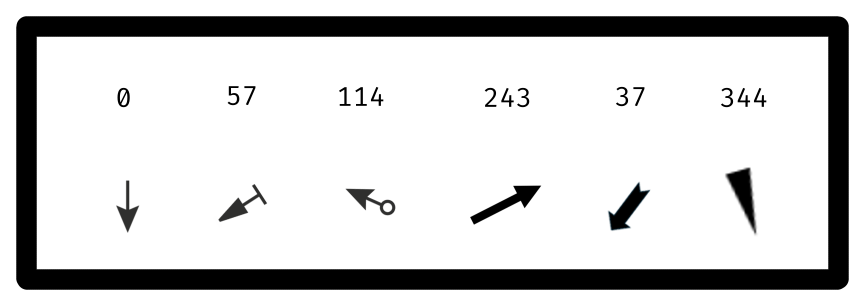
#> input picture arrows/dif_arrows.png, 1735 x 611 px (shown at 1/2 size)
$ python angle_detector.py
#> lines starting #> are read from the running program, lines starting #| are printed output that depends on the picture; after the words box and inside, x2 and y2 are one past the last pixel; in counts of white or black regions, pixels touching at a corner belong together
import cv2
import numpy as np
import math
import os
from collections import defaultdict

def detect_arrows(image_path, output_path=None, debug=True, debug_dir="image_debug/"):
    """
    Arrow detection using convex hull analysis and half-space solidity.

    Args:
        image_path: Path to input image
        output_path: Path to save output image
        debug: Whether to generate debug images
        debug_dir: Directory to save debug images
    """
#> called with image_path = 'arrows/dif_arrows.png', output_path = 'image_debug/dif_arrows_result.jpg', debug = True, debug_dir = 'image_debug/dif_arrows/'
    # Create debug directory if it doesn't exist
    if debug and debug_dir:
        os.makedirs(debug_dir, exist_ok=True)

    # Read the image
    image = cv2.imread(image_path)
#> image is the input picture: shape (611, 1735, 3); mean B, G, R 209, 209, 209
    if image is None:
        raise ValueError(f"Could not read image at {image_path}")

    # Create a copy for drawing results
    result_image = image.copy()

    # Convert to grayscale
    gray = cv2.cvtColor(image, cv2.COLOR_BGR2GRAY)

    # Apply threshold to get binary image
    _, binary = cv2.threshold(gray, 127, 255, cv2.THRESH_BINARY_INV)
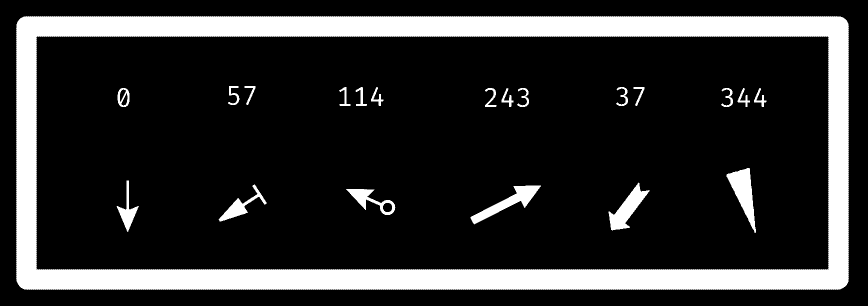
#> binary: shape (611, 1735) (shown at 1/2 size); 18% white; 21 white regions

    if debug:
        cv2.imwrite(f"{debug_dir}01_binary.jpg", binary)

    # Find contours with hierarchy
    contours, hierarchy = cv2.findContours(binary, cv2.RETR_TREE, cv2.CHAIN_APPROX_SIMPLE)
#> contours = 25 contours; largest, box (x1, y1, x2, y2) and area: (32, 32, 1698, 580) 907073, (72, 72, 1658, 540) 739167, (1453, 336, 1512, 466) 3180, (941, 371, 1082, 449) 2858, (1217, 365, 1299, 461) 2772

    # Store information about detected arrows
    arrows_data = []

    # Debug image to visualize all detected shapes
    if debug:
        all_contours = image.copy()
        filtered_contours = image.copy()
        hull_analysis = image.copy()
        defect_analysis = image.copy()
        triangle_detection = image.copy()
        final_result = image.copy()
        halfspace_analysis = image.copy()
        solidity_analysis = image.copy()

    # Create a debug log text file
    if debug:
        log_file = open(f"{debug_dir}arrow_detection_log.txt", "w")
        log_file.write(f"Arrow detection analysis for {image_path}\n")
        log_file.write(f"Found {len(contours)} contours\n\n")

    # Draw all contours for debugging
    if debug:
        for i, contour in enumerate(contours):
            # Draw with a random color
            color = (np.random.randint(0, 255), np.random.randint(0, 255), np.random.randint(0, 255))
            cv2.drawContours(all_contours, [contour], 0, color, 2)
            # Label the contour
            M = cv2.moments(contour)
            if M["m00"] > 0:
                cx = int(M["m10"] / M["m00"])
                cy = int(M["m01"] / M["m00"])
                # Draw text with black outline for better visibility
                cv2.putText(all_contours, f"#{i}", (cx, cy), cv2.FONT_HERSHEY_SIMPLEX, 0.5, (0, 0, 0), 2)  # Black outline
                cv2.putText(all_contours, f"#{i}", (cx, cy), cv2.FONT_HERSHEY_SIMPLEX, 0.5, (255, 255, 255), 1)  # White text
#> this loop made 25 passes
#> (color, cx, cy) on passes 1 to 8: ((172, 47, 117), 864, 305), ((192, 67, 251), 864, 305), ((195, 103, 9), 743, 400), ((211, 21, 242), 774, 414), ((36, 87, 70), 1016, 404), ((216, 88, 140), 479, 413), ((58, 193, 230), 1253, 417), ((39, 87, 174), 254, 423)
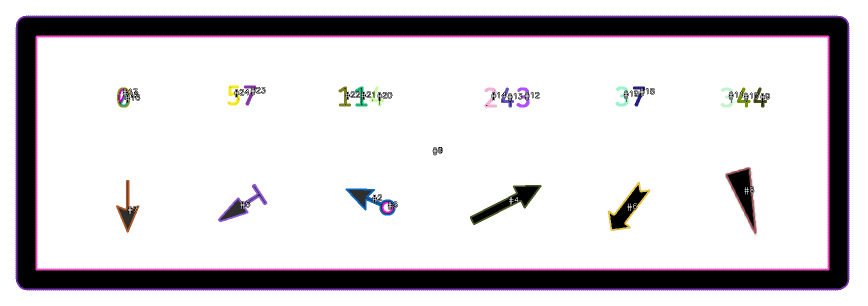
#> all_contours: shape (611, 1735, 3) (shown at 1/2 size); 4.42% of pixels changed, all inside (x1, y1, x2, y2) = (31, 31, 1699, 581)

        cv2.imwrite(f"{debug_dir}02_all_contours.jpg", all_contours)

    # Process each contour
    for i, contour in enumerate(contours):
        # Log contour information
        if debug:
            log_file.write(f"Processing contour #{i}\n")

        # Skip the outermost contour (the container)
        if hierarchy is not None and hierarchy[0][i][3] == -1:
            if debug:
                log_file.write(f"  Skipped: Top-level contour\n\n")
            continue

        # Filter by size
        area = cv2.contourArea(contour)
        perimeter = cv2.arcLength(contour, True)

        if debug:
            log_file.write(f"  Area: {area} pixels\n")
            log_file.write(f"  Perimeter: {perimeter:.2f} pixels\n")

        if area < 50 or area > 5000:
            if debug:
                log_file.write(f"  Skipped: Area outside range (50-5000)\n\n")
            continue

        # Get the centroid
        M = cv2.moments(contour)
        if M["m00"] == 0:
            if debug:
                log_file.write(f"  Skipped: Zero moment\n\n")
            continue

        cx = int(M["m10"] / M["m00"])
        cy = int(M["m01"] / M["m00"])

        if debug:
            log_file.write(f"  Centroid: ({cx}, {cy})\n")

        # Calculate aspect ratio
        x, y, w, h = cv2.boundingRect(contour)
        aspect_ratio = max(w, h) / min(w, h) if min(w, h) > 0 else 1

        if debug:
            log_file.write(f"  Bounding rect: {w}x{h} pixels\n")
            log_file.write(f"  Aspect ratio: {aspect_ratio:.2f}\n")

        # [7 lines of commented-out code are left out]
        hull = cv2.convexHull(contour)
        hull_area = cv2.contourArea(hull)
        solidity = float(area) / hull_area if hull_area > 0 else 0

        if debug:
            log_file.write(f"  Hull area: {hull_area} pixels\n")
            log_file.write(f"  Solidity: {solidity:.2f}\n")

            # Draw the contour and its convex hull
            cv2.drawContours(hull_analysis, [contour], 0, (0, 255, 0), 2)  # Green for original contour
            cv2.drawContours(hull_analysis, [hull], 0, (255, 0, 0), 2)  # Blue for convex hull

        # Check solidity range for arrows
        if solidity < 0.4 or solidity > 0.9:
            if debug:
                log_file.write(f"  Skipped: Solidity outside range (0.4-0.9)\n\n")
            continue

        # Find convexity defects to identify the triangular head
        try:
            hull_indices = cv2.convexHull(contour, returnPoints=False)
            defects = cv2.convexityDefects(contour, hull_indices)

            # Store significant defects
            significant_defects = []

            if defects is not None:
                for j in range(defects.shape[0]):
                    s, e, f, d = defects[j, 0]
                    if d / 256.0 > 1.0:  # Only count significant defects
                        start = tuple(contour[s][0])
                        end = tuple(contour[e][0])
                        far = tuple(contour[f][0])
                        significant_defects.append((start, end, far, d / 256.0))

                        if debug:
                            # Draw defect points and lines
                            cv2.circle(defect_analysis, far, 5, (0, 0, 255), -1)  # Red for defect points
                            cv2.line(defect_analysis, start, end, (255, 0, 0), 1)  # Blue for convex hull segment

            if debug:
                log_file.write(f"  Significant defects: {len(significant_defects)}\n")
                cv2.drawContours(defect_analysis, [contour], 0, (0, 255, 0), 2)  # Green for contour
                cv2.drawContours(defect_analysis, [hull], 0, (255, 255, 0), 1)  # Yellow for hull

            # If no significant defects, may not be an arrow or the arrow head isn't well-defined
            if len(significant_defects) < 2:
                if debug:
                    log_file.write(f"  Skipped: Not enough significant defects for a triangular head\n\n")
                continue

            # Sort defects by depth (largest first)
            significant_defects.sort(key=lambda x: x[3], reverse=True)

            # Get the defect points (the 'far' point of each defect)
            defect_points = [defect[2] for defect in significant_defects]

            # Calculate distances between all pairs of defect points
            defect_pairs = []
            for a in range(len(defect_points)):
                for b in range(a+1, len(defect_points)):
                    p1 = defect_points[a]
                    p2 = defect_points[b]
                    distance = np.sqrt((p1[0] - p2[0])**2 + (p1[1] - p2[1])**2)
                    defect_pairs.append((p1, p2, distance))

            # Sort pairs by distance (largest first as it likely represents the base of the triangle)
            defect_pairs.sort(key=lambda x: x[2], reverse=True)

            if not defect_pairs:
                if debug:
                    log_file.write(f"  Skipped: Could not form defect pairs\n\n")
                continue

            # Get the pair with the largest distance as the base of the triangle
            triangle_base_p1, triangle_base_p2, base_length = defect_pairs[0]

            # Calculate the midpoint of the triangle base
            base_midpoint = ((triangle_base_p1[0] + triangle_base_p2[0]) // 2,
                            (triangle_base_p1[1] + triangle_base_p2[1]) // 2)

            # Draw the triangle base in debug image
            if debug:
                cv2.line(triangle_detection, triangle_base_p1, triangle_base_p2, (255, 0, 255), 2)  # Magenta for triangle base
                cv2.circle(triangle_detection, triangle_base_p1, 5, (255, 0, 0), -1)  # Blue for base point 1
                cv2.circle(triangle_detection, triangle_base_p2, 5, (0, 0, 255), -1)  # Red for base point 2
                cv2.circle(triangle_detection, base_midpoint, 5, (0, 255, 255), -1)  # Yellow for base midpoint
                cv2.drawContours(triangle_detection, [contour], 0, (0, 255, 0), 2)  # Green for contour

            # Define the base line for dividing space
            base_vector = np.array([triangle_base_p2[0] - triangle_base_p1[0],
                                  triangle_base_p2[1] - triangle_base_p1[1]])

            # Create a normal vector to the base (perpendicular)
            normal = np.array([-base_vector[1], base_vector[0]])

            # Dictionaries to store points and masks for each half-space
            halfspace_points = defaultdict(list)
            halfspace_masks = {}

            # Create separate binary masks for each half-space
            h, w = binary.shape
            mask1 = np.zeros((h, w), dtype=np.uint8)
            mask2 = np.zeros((h, w), dtype=np.uint8)

            # Check each contour point and assign to half-spaces
            for point in contour:
                p = point[0]
                # Vector from base_midpoint to point
                vec = np.array([p[0] - base_midpoint[0], p[1] - base_midpoint[1]])

                # Dot product determines which side of the line the point is on
                side = np.dot(vec, normal)

                if side > 0:
                    halfspace_points[1].append(p)
                else:
                    halfspace_points[2].append(p)

            # If either half-space has very few points, this might not be a good arrow candidate
            if len(halfspace_points[1]) < 5 or len(halfspace_points[2]) < 5:
                if debug:
                    log_file.write(f"  Skipped: Unbalanced half-spaces\n\n")
                continue

            # Create contours for each half-space
            if halfspace_points[1] and halfspace_points[2]:
                halfspace1_contour = np.array([halfspace_points[1]], dtype=np.int32)
                halfspace2_contour = np.array([halfspace_points[2]], dtype=np.int32)

                # Draw contours on separate masks
                cv2.drawContours(mask1, [halfspace1_contour], 0, 255, -1)
                cv2.drawContours(mask2, [halfspace2_contour], 0, 255, -1)

                # Calculate the area of each half-space
                area1 = cv2.countNonZero(mask1)
                area2 = cv2.countNonZero(mask2)

                # Calculate convex hulls for each half-space
                if len(halfspace1_contour[0]) >= 3:  # Need at least 3 points for a hull
                    hull1 = cv2.convexHull(halfspace1_contour)
                    hull_mask1 = np.zeros((h, w), dtype=np.uint8)
                    cv2.drawContours(hull_mask1, [hull1], 0, 255, -1)
                    hull_area1 = cv2.countNonZero(hull_mask1)
                    solidity1 = area1 / hull_area1 if hull_area1 > 0 else 0
                else:
                    solidity1 = 0

                if len(halfspace2_contour[0]) >= 3:  # Need at least 3 points for a hull
                    hull2 = cv2.convexHull(halfspace2_contour)
                    hull_mask2 = np.zeros((h, w), dtype=np.uint8)
                    cv2.drawContours(hull_mask2, [hull2], 0, 255, -1)
                    hull_area2 = cv2.countNonZero(hull_mask2)
                    solidity2 = area2 / hull_area2 if hull_area2 > 0 else 0
                else:
                    solidity2 = 0

                if debug:
                    log_file.write(f"  Half-space 1 points: {len(halfspace_points[1])}\n")
                    log_file.write(f"  Half-space 2 points: {len(halfspace_points[2])}\n")
                    log_file.write(f"  Half-space 1 area: {area1}\n")
                    log_file.write(f"  Half-space 2 area: {area2}\n")
                    log_file.write(f"  Half-space 1 solidity: {solidity1:.3f}\n")
                    log_file.write(f"  Half-space 2 solidity: {solidity2:.3f}\n")

                    # Visualize the half-spaces
                    halfspace_vis = np.zeros((h, w, 3), dtype=np.uint8)
                    halfspace_vis[mask1 > 0] = [0, 255, 0]  # Green for half-space 1
                    halfspace_vis[mask2 > 0] = [0, 0, 255]  # Red for half-space 2
                    cv2.line(halfspace_vis, triangle_base_p1, triangle_base_p2, (255, 255, 0), 2)  # Yellow for base line

                    # Overlay on the original image for reference
                    overlay = image.copy()
                    alpha = 0.5
                    mask = (halfspace_vis > 0).any(axis=2)
                    overlay[mask] = cv2.addWeighted(overlay[mask], alpha, halfspace_vis[mask], 1 - alpha, 0)
                    cv2.line(overlay, triangle_base_p1, triangle_base_p2, (255, 255, 0), 2)  # Yellow for base line
                    cv2.imwrite(f"{debug_dir}halfspace_overlay_{i}.jpg", overlay)

                    # Create solidity visualization
                    solidity_vis = image.copy()
                    cv2.putText(solidity_vis, f"Solidity 1: {solidity1:.3f}", (10, 30),
                               cv2.FONT_HERSHEY_SIMPLEX, 0.7, (0, 0, 0), 3)
                    cv2.putText(solidity_vis, f"Solidity 1: {solidity1:.3f}", (10, 30),
                               cv2.FONT_HERSHEY_SIMPLEX, 0.7, (0, 255, 0), 2)
                    cv2.putText(solidity_vis, f"Solidity 2: {solidity2:.3f}", (10, 60),
                               cv2.FONT_HERSHEY_SIMPLEX, 0.7, (0, 0, 0), 3)
                    cv2.putText(solidity_vis, f"Solidity 2: {solidity2:.3f}", (10, 60),
                               cv2.FONT_HERSHEY_SIMPLEX, 0.7, (0, 0, 255), 2)
                    cv2.imwrite(f"{debug_dir}solidity_analysis_{i}.jpg", solidity_vis)

                # Determine which half-space is more likely to be the shaft based on solidity
                # Shaft is typically more solid/filled than the triangular head
                if solidity1 > solidity2:
                    shaft_halfspace = 1
                    tip_halfspace = 2
                else:
                    shaft_halfspace = 2
                    tip_halfspace = 1

                if debug:
                    log_file.write(f"  Shaft half-space: {shaft_halfspace} (more solid)\n")
                    log_file.write(f"  Tip half-space: {tip_halfspace} (less solid)\n")

                # Find the point in the tip half-space furthest from the base midpoint
                max_dist = -1
                triangle_tip = None

                for p in halfspace_points[tip_halfspace]:
                    dist = np.sqrt((p[0] - base_midpoint[0])**2 + (p[1] - base_midpoint[1])**2)
                    if dist > max_dist:
                        max_dist = dist
                        triangle_tip = tuple(p)

                if triangle_tip is None:
                    if debug:
                        log_file.write(f"  Skipped: Could not find triangle tip\n\n")
                    continue

                # Check if triangle height is sufficient
                if max_dist < 30:  # Adjust threshold as needed
                    if debug:
                        log_file.write(f"  Skipped: Triangle height too small (< 30)\n\n")
                    continue

                if debug:
                    cv2.circle(triangle_detection, triangle_tip, 5, (0, 255, 0), -1)  # Green for triangle tip
                    # ... rest of the debug code

                if debug:
                    cv2.circle(triangle_detection, triangle_tip, 5, (0, 255, 0), -1)  # Green for triangle tip
                    cv2.line(triangle_detection, base_midpoint, triangle_tip, (255, 255, 0), 2)  # Yellow for direction vector
                    log_file.write(f"  Triangle base: {triangle_base_p1} to {triangle_base_p2}\n")
                    log_file.write(f"  Triangle tip: {triangle_tip}\n")
                    log_file.write(f"  Triangle base length: {base_length:.2f}\n")
                    log_file.write(f"  Triangle height: {max_dist:.2f}\n")

                # Now we have the triangle's tip and base
                # The arrow direction is from tip to base midpoint (shaft direction)
                arrow_tip = base_midpoint  # The base midpoint is actually the tip of the arrow
                arrow_back = triangle_tip  # The triangle tip is the back of the arrow

                # Calculate the arrow direction vector and angle
                dx = arrow_tip[0] - arrow_back[0]
                dy = arrow_tip[1] - arrow_back[1]

                # Calculate angle in degrees
                angle_rad = math.atan2(dy, dx)
                angle_deg = math.degrees(angle_rad)

                # Convert to compass angle (0° north, 90° east, 180° south, 270° west)
                compass_angle = (270 +  angle_deg) % 360

                if debug:
                    log_file.write(f"  Compass angle: {compass_angle:.1f}\n")

                # Store the arrow data
                arrows_data.append({
                    'contour_id': i,
                    'centroid': (cx, cy),
                    'arrow_back': arrow_back,
                    'arrow_tip': arrow_tip,
                    'angle': compass_angle,
                    'triangle_base': (triangle_base_p1, triangle_base_p2),
                    'triangle_height': max_dist,
                    'triangle_base_length': base_length,
                    'tip_halfspace': tip_halfspace,
                    'shaft_halfspace': shaft_halfspace,
                    'solidity1': solidity1,
                    'solidity2': solidity2,
                    'aspect_ratio': aspect_ratio,
                    'area': area
                })

                # Draw to result image
                cv2.drawContours(result_image, [contour], 0, (255, 255, 0), 1)  # Yellow contour
                cv2.arrowedLine(result_image, arrow_back, arrow_tip, (0, 255, 0), 2)  # Green arrow

                # Draw the angle with black outline for visibility
                text_pos_x = cx + 20
                text_pos_y = cy - 10
                cv2.putText(result_image, f"{compass_angle:.1f}",
                           (text_pos_x, text_pos_y), cv2.FONT_HERSHEY_SIMPLEX, 0.7, (0, 0, 0), 3)  # Black outline
                cv2.putText(result_image, f"{compass_angle:.1f}",
                           (text_pos_x, text_pos_y), cv2.FONT_HERSHEY_SIMPLEX, 0.7, (255, 0, 0), 2)  # Red text

                # Draw to filtered contours image
                cv2.drawContours(filtered_contours, [contour], 0, (0, 255, 255), 2)
                cv2.putText(filtered_contours, f"#{i}", (cx, cy),
                           cv2.FONT_HERSHEY_SIMPLEX, 0.5, (0, 0, 0), 2)  # Black outline
                cv2.putText(filtered_contours, f"#{i}", (cx, cy),
                           cv2.FONT_HERSHEY_SIMPLEX, 0.5, (255, 255, 255), 1)  # White text

                # Draw to final result image
                cv2.drawContours(final_result, [contour], 0, (255, 255, 0), 1)  # Contour
                cv2.drawContours(final_result, [hull], 0, (0, 0, 255), 1)  # Hull in red
                cv2.arrowedLine(final_result, arrow_back, arrow_tip, (0, 255, 0), 2)  # Direction from back to tip

                # Draw triangle points
                cv2.circle(final_result, triangle_base_p1, 4, (255, 0, 0), -1)  # Blue
                cv2.circle(final_result, triangle_base_p2, 4, (0, 0, 255), -1)  # Red
                cv2.circle(final_result, triangle_tip, 4, (0, 255, 0), -1)  # Green

                # Add angle text with black outline
                cv2.putText(final_result, f"{compass_angle:.1f}",
                           (text_pos_x, text_pos_y), cv2.FONT_HERSHEY_SIMPLEX, 0.7, (0, 0, 0), 3)  # Black outline
                cv2.putText(final_result, f"{compass_angle:.1f}",
                           (text_pos_x, text_pos_y), cv2.FONT_HERSHEY_SIMPLEX, 0.7, (255, 0, 0), 2)  # Red text

                if debug:
                    log_file.write(f"  Arrow accepted\n\n")
            else:
                if debug:
                    log_file.write(f"  Skipped: Failed to create half-space contours\n\n")

        except Exception as e:
            if debug:
                log_file.write(f"  Error in convexity analysis: {str(e)}\n\n")
            continue
#> this loop made 25 passes
#> (area, perimeter, cx, cy, x, y) on pass 3: (1799, 318.4, 743, 400, 692, 378)
#> pass 3, in detect_arrows, `mask = (halfspace_vis > 0).any(axis=2)`:
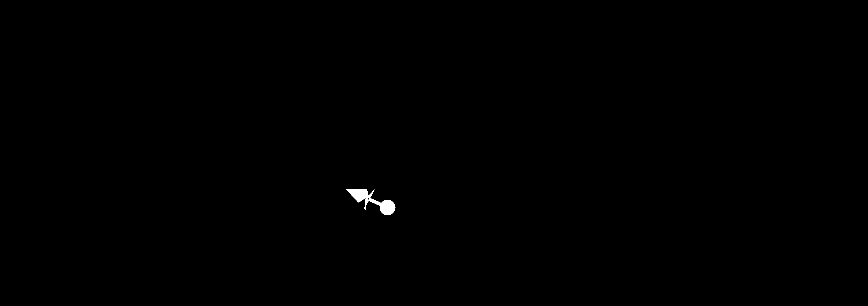
#> mask: shape (611, 1735) bool (shown at 1/2 size); 0.17% white; 1 white region, box (x1, y1, x2, y2) and area: (692, 378, 791, 430) 1752
#> after the loop:
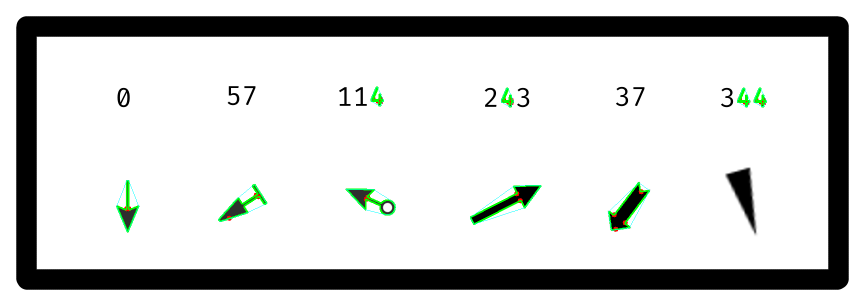
#> defect_analysis: shape (611, 1735, 3) (shown at 1/2 size); 0.79% of pixels changed, all inside (x1, y1, x2, y2) = (232, 173, 1534, 465)
#> after the loop:
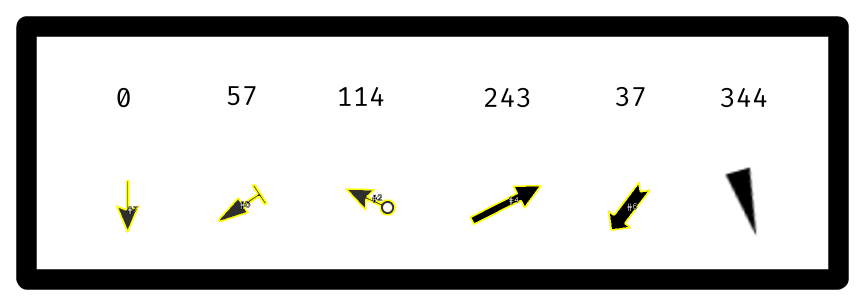
#> filtered_contours: shape (611, 1735, 3) (shown at 1/2 size); 0.54% of pixels changed, all inside (x1, y1, x2, y2) = (232, 360, 1300, 465)
#> (the rest of the program and of its run is left out)
